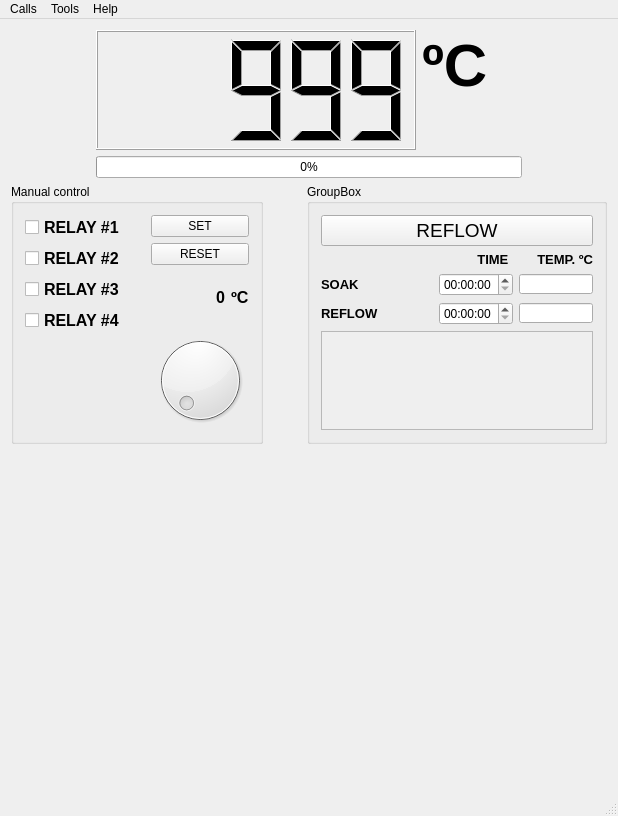
<?xml version="1.0" encoding="UTF-8"?>
<ui version="4.0">
 <class>MainWindow</class>
 <widget class="QMainWindow" name="MainWindow">
  <property name="geometry">
   <rect>
    <x>0</x>
    <y>0</y>
    <width>618</width>
    <height>816</height>
   </rect>
  </property>
  <property name="windowTitle">
   <string>Reflow Terminal</string>
  </property>
  <widget class="QWidget" name="centralWidget">
   <layout class="QVBoxLayout" name="verticalLayout_12">
    <item>
     <layout class="QHBoxLayout" name="horizontalLayout_7">
      <item>
       <spacer name="horizontalSpacer_5">
        <property name="orientation">
         <enum>Qt::Horizontal</enum>
        </property>
        <property name="sizeHint" stdset="0">
         <size>
          <width>40</width>
          <height>20</height>
         </size>
        </property>
       </spacer>
      </item>
      <item>
       <layout class="QVBoxLayout" name="verticalLayout_2">
        <item>
         <layout class="QHBoxLayout" name="horizontalLayout">
          <item>
           <widget class="QLCDNumber" name="lcdNumber">
            <property name="minimumSize">
             <size>
              <width>320</width>
              <height>120</height>
             </size>
            </property>
            <property name="font">
             <font>
              <pointsize>12</pointsize>
             </font>
            </property>
            <property name="intValue" stdset="0">
             <number>999</number>
            </property>
           </widget>
          </item>
          <item>
           <layout class="QVBoxLayout" name="verticalLayout">
            <item>
             <widget class="QLabel" name="label">
              <property name="minimumSize">
               <size>
                <width>100</width>
                <height>70</height>
               </size>
              </property>
              <property name="font">
               <font>
                <pointsize>45</pointsize>
                <weight>75</weight>
                <italic>false</italic>
                <bold>true</bold>
                <underline>false</underline>
                <strikeout>false</strikeout>
               </font>
              </property>
              <property name="cursor">
               <cursorShape>WhatsThisCursor</cursorShape>
              </property>
              <property name="toolTip">
               <string>Celsius</string>
              </property>
              <property name="text">
               <string>ºC</string>
              </property>
             </widget>
            </item>
            <item>
             <spacer name="verticalSpacer">
              <property name="orientation">
               <enum>Qt::Vertical</enum>
              </property>
              <property name="sizeHint" stdset="0">
               <size>
                <width>20</width>
                <height>40</height>
               </size>
              </property>
             </spacer>
            </item>
           </layout>
          </item>
         </layout>
        </item>
        <item>
         <widget class="QProgressBar" name="progressBar">
          <property name="value">
           <number>0</number>
          </property>
         </widget>
        </item>
       </layout>
      </item>
      <item>
       <spacer name="horizontalSpacer_6">
        <property name="orientation">
         <enum>Qt::Horizontal</enum>
        </property>
        <property name="sizeHint" stdset="0">
         <size>
          <width>40</width>
          <height>20</height>
         </size>
        </property>
       </spacer>
      </item>
     </layout>
    </item>
    <item>
     <spacer name="verticalSpacer_3">
      <property name="orientation">
       <enum>Qt::Vertical</enum>
      </property>
      <property name="sizeHint" stdset="0">
       <size>
        <width>20</width>
        <height>40</height>
       </size>
      </property>
     </spacer>
    </item>
    <item>
     <layout class="QHBoxLayout" name="horizontalLayout_8">
      <item>
       <widget class="QGroupBox" name="groupBox">
        <property name="enabled">
         <bool>true</bool>
        </property>
        <property name="minimumSize">
         <size>
          <width>150</width>
          <height>230</height>
         </size>
        </property>
        <property name="title">
         <string>Manual control</string>
        </property>
        <layout class="QVBoxLayout" name="verticalLayout_8">
         <item>
          <layout class="QHBoxLayout" name="horizontalLayout_4">
           <item>
            <layout class="QVBoxLayout" name="verticalLayout_4">
             <item>
              <layout class="QVBoxLayout" name="verticalLayout_3">
               <item>
                <widget class="QCheckBox" name="checkBox_relay1">
                 <property name="minimumSize">
                  <size>
                   <width>120</width>
                   <height>20</height>
                  </size>
                 </property>
                 <property name="font">
                  <font>
                   <pointsize>12</pointsize>
                   <weight>75</weight>
                   <bold>true</bold>
                  </font>
                 </property>
                 <property name="text">
                  <string>RELAY #1</string>
                 </property>
                </widget>
               </item>
               <item>
                <widget class="QCheckBox" name="checkBox_relay2">
                 <property name="minimumSize">
                  <size>
                   <width>120</width>
                   <height>20</height>
                  </size>
                 </property>
                 <property name="font">
                  <font>
                   <pointsize>12</pointsize>
                   <weight>75</weight>
                   <bold>true</bold>
                  </font>
                 </property>
                 <property name="text">
                  <string>RELAY #2</string>
                 </property>
                </widget>
               </item>
               <item>
                <widget class="QCheckBox" name="checkBox_relay3">
                 <property name="minimumSize">
                  <size>
                   <width>120</width>
                   <height>20</height>
                  </size>
                 </property>
                 <property name="font">
                  <font>
                   <pointsize>12</pointsize>
                   <weight>75</weight>
                   <bold>true</bold>
                  </font>
                 </property>
                 <property name="text">
                  <string>RELAY #3</string>
                 </property>
                </widget>
               </item>
               <item>
                <widget class="QCheckBox" name="checkBox_relay4">
                 <property name="minimumSize">
                  <size>
                   <width>120</width>
                   <height>20</height>
                  </size>
                 </property>
                 <property name="font">
                  <font>
                   <pointsize>12</pointsize>
                   <weight>75</weight>
                   <bold>true</bold>
                  </font>
                 </property>
                 <property name="text">
                  <string>RELAY #4</string>
                 </property>
                </widget>
               </item>
              </layout>
             </item>
             <item>
              <widget class="QLabel" name="label_2">
               <property name="text">
                <string/>
               </property>
               <property name="pixmap">
                <pixmap resource="terminal.qrc">:/images/relay-symbol.png</pixmap>
               </property>
              </widget>
             </item>
            </layout>
           </item>
           <item>
            <layout class="QVBoxLayout" name="verticalLayout_7">
             <item>
              <layout class="QVBoxLayout" name="verticalLayout_6">
               <item>
                <widget class="QPushButton" name="pushButton_manualSet">
                 <property name="text">
                  <string>SET</string>
                 </property>
                </widget>
               </item>
               <item>
                <widget class="QPushButton" name="pushButton_manualReset">
                 <property name="text">
                  <string>RESET</string>
                 </property>
                </widget>
               </item>
              </layout>
             </item>
             <item>
              <layout class="QVBoxLayout" name="verticalLayout_5">
               <item>
                <layout class="QHBoxLayout" name="horizontalLayout_3">
                 <item>
                  <spacer name="horizontalSpacer">
                   <property name="orientation">
                    <enum>Qt::Horizontal</enum>
                   </property>
                   <property name="sizeHint" stdset="0">
                    <size>
                     <width>40</width>
                     <height>20</height>
                    </size>
                   </property>
                  </spacer>
                 </item>
                 <item>
                  <layout class="QHBoxLayout" name="horizontalLayout_2">
                   <item>
                    <widget class="QLabel" name="label_targetTemp">
                     <property name="font">
                      <font>
                       <pointsize>12</pointsize>
                       <weight>75</weight>
                       <bold>true</bold>
                      </font>
                     </property>
                     <property name="text">
                      <string>0</string>
                     </property>
                     <property name="alignment">
                      <set>Qt::AlignRight|Qt::AlignTrailing|Qt::AlignVCenter</set>
                     </property>
                    </widget>
                   </item>
                   <item>
                    <widget class="QLabel" name="label_targetTemp_2">
                     <property name="font">
                      <font>
                       <pointsize>12</pointsize>
                       <weight>75</weight>
                       <bold>true</bold>
                      </font>
                     </property>
                     <property name="text">
                      <string>ºC</string>
                     </property>
                    </widget>
                   </item>
                  </layout>
                 </item>
                </layout>
               </item>
               <item>
                <widget class="QDial" name="dial_setManualTemp">
                 <property name="maximum">
                  <number>300</number>
                 </property>
                </widget>
               </item>
              </layout>
             </item>
            </layout>
           </item>
          </layout>
         </item>
        </layout>
       </widget>
      </item>
      <item>
       <spacer name="horizontalSpacer_4">
        <property name="orientation">
         <enum>Qt::Horizontal</enum>
        </property>
        <property name="sizeHint" stdset="0">
         <size>
          <width>40</width>
          <height>20</height>
         </size>
        </property>
       </spacer>
      </item>
      <item>
       <widget class="QGroupBox" name="groupBox_2">
        <property name="minimumSize">
         <size>
          <width>300</width>
          <height>241</height>
         </size>
        </property>
        <property name="title">
         <string>GroupBox</string>
        </property>
        <layout class="QVBoxLayout" name="verticalLayout_10">
         <item>
          <layout class="QVBoxLayout" name="verticalLayout_9">
           <item>
            <widget class="QPushButton" name="pushButton">
             <property name="font">
              <font>
               <pointsize>14</pointsize>
              </font>
             </property>
             <property name="text">
              <string>REFLOW</string>
             </property>
             <property name="flat">
              <bool>false</bool>
             </property>
            </widget>
           </item>
           <item>
            <widget class="QLabel" name="label_5">
             <property name="font">
              <font>
               <pointsize>10</pointsize>
               <weight>75</weight>
               <bold>true</bold>
              </font>
             </property>
             <property name="text">
              <string>TIME        TEMP. ºC</string>
             </property>
             <property name="alignment">
              <set>Qt::AlignRight|Qt::AlignTrailing|Qt::AlignVCenter</set>
             </property>
            </widget>
           </item>
           <item>
            <layout class="QHBoxLayout" name="horizontalLayout_5">
             <item>
              <widget class="QLabel" name="label_3">
               <property name="font">
                <font>
                 <pointsize>10</pointsize>
                 <weight>75</weight>
                 <bold>true</bold>
                </font>
               </property>
               <property name="text">
                <string>SOAK</string>
               </property>
              </widget>
             </item>
             <item>
              <spacer name="horizontalSpacer_2">
               <property name="orientation">
                <enum>Qt::Horizontal</enum>
               </property>
               <property name="sizeHint" stdset="0">
                <size>
                 <width>40</width>
                 <height>20</height>
                </size>
               </property>
              </spacer>
             </item>
             <item>
              <widget class="QTimeEdit" name="timeEdit_soak"/>
             </item>
             <item>
              <widget class="QLineEdit" name="lineEdit_soakTemp">
               <property name="sizePolicy">
                <sizepolicy hsizetype="Fixed" vsizetype="Fixed">
                 <horstretch>0</horstretch>
                 <verstretch>0</verstretch>
                </sizepolicy>
               </property>
               <property name="maximumSize">
                <size>
                 <width>74</width>
                 <height>20</height>
                </size>
               </property>
              </widget>
             </item>
            </layout>
           </item>
           <item>
            <layout class="QHBoxLayout" name="horizontalLayout_6">
             <item>
              <widget class="QLabel" name="label_4">
               <property name="font">
                <font>
                 <pointsize>10</pointsize>
                 <weight>75</weight>
                 <bold>true</bold>
                </font>
               </property>
               <property name="text">
                <string>REFLOW</string>
               </property>
              </widget>
             </item>
             <item>
              <spacer name="horizontalSpacer_3">
               <property name="orientation">
                <enum>Qt::Horizontal</enum>
               </property>
               <property name="sizeHint" stdset="0">
                <size>
                 <width>40</width>
                 <height>20</height>
                </size>
               </property>
              </spacer>
             </item>
             <item>
              <widget class="QTimeEdit" name="timeEdit_reflow"/>
             </item>
             <item>
              <widget class="QLineEdit" name="lineEdit_reflowTemp">
               <property name="sizePolicy">
                <sizepolicy hsizetype="Fixed" vsizetype="Fixed">
                 <horstretch>0</horstretch>
                 <verstretch>0</verstretch>
                </sizepolicy>
               </property>
               <property name="maximumSize">
                <size>
                 <width>74</width>
                 <height>20</height>
                </size>
               </property>
              </widget>
             </item>
            </layout>
           </item>
           <item>
            <widget class="QPlainTextEdit" name="plainTextSerialLog">
             <property name="enabled">
              <bool>false</bool>
             </property>
            </widget>
           </item>
          </layout>
         </item>
        </layout>
       </widget>
      </item>
     </layout>
    </item>
    <item>
     <layout class="QVBoxLayout" name="verticalLayout_11">
      <item>
       <layout class="QHBoxLayout" name="horizontalLayout_9">
        <item>
         <spacer name="horizontalSpacer_7">
          <property name="orientation">
           <enum>Qt::Horizontal</enum>
          </property>
          <property name="sizeHint" stdset="0">
           <size>
            <width>40</width>
            <height>20</height>
           </size>
          </property>
         </spacer>
        </item>
        <item>
         <widget class="QWidget" name="diagramPictures" native="true">
          <layout class="QGridLayout" name="gridLayoutDiagramPictures">
           <item row="0" column="0">
            <widget class="QLabel" name="label_diagram1">
             <property name="enabled">
              <bool>true</bool>
             </property>
             <property name="minimumSize">
              <size>
               <width>560</width>
               <height>311</height>
              </size>
             </property>
             <property name="cursor">
              <cursorShape>PointingHandCursor</cursorShape>
             </property>
             <property name="mouseTracking">
              <bool>true</bool>
             </property>
             <property name="text">
              <string/>
             </property>
             <property name="pixmap">
              <pixmap resource="terminal.qrc">:/images/diagram.png</pixmap>
             </property>
             <property name="scaledContents">
              <bool>true</bool>
             </property>
             <property name="alignment">
              <set>Qt::AlignJustify|Qt::AlignTop</set>
             </property>
            </widget>
           </item>
          </layout>
         </widget>
        </item>
        <item>
         <spacer name="horizontalSpacer_8">
          <property name="orientation">
           <enum>Qt::Horizontal</enum>
          </property>
          <property name="sizeHint" stdset="0">
           <size>
            <width>40</width>
            <height>20</height>
           </size>
          </property>
         </spacer>
        </item>
       </layout>
      </item>
      <item>
       <spacer name="verticalSpacer_2">
        <property name="orientation">
         <enum>Qt::Vertical</enum>
        </property>
        <property name="sizeHint" stdset="0">
         <size>
          <width>20</width>
          <height>40</height>
         </size>
        </property>
       </spacer>
      </item>
     </layout>
    </item>
   </layout>
  </widget>
  <widget class="QMenuBar" name="menuBar">
   <property name="geometry">
    <rect>
     <x>0</x>
     <y>0</y>
     <width>618</width>
     <height>21</height>
    </rect>
   </property>
   <widget class="QMenu" name="menuCalls">
    <property name="title">
     <string>Calls</string>
    </property>
    <addaction name="actionConnect"/>
    <addaction name="actionDisconnect"/>
    <addaction name="separator"/>
    <addaction name="actionQuit"/>
   </widget>
   <widget class="QMenu" name="menuTools">
    <property name="title">
     <string>Tools</string>
    </property>
    <addaction name="actionConfigure"/>
    <addaction name="actionClear"/>
   </widget>
   <widget class="QMenu" name="menuHelp">
    <property name="title">
     <string>Help</string>
    </property>
    <addaction name="actionAbout"/>
    <addaction name="actionAboutQt"/>
   </widget>
   <addaction name="menuCalls"/>
   <addaction name="menuTools"/>
   <addaction name="menuHelp"/>
  </widget>
  <widget class="QStatusBar" name="statusBar"/>
  <action name="actionAbout">
   <property name="text">
    <string>&amp;About</string>
   </property>
   <property name="toolTip">
    <string>About program</string>
   </property>
   <property name="shortcut">
    <string>Alt+A</string>
   </property>
  </action>
  <action name="actionAboutQt">
   <property name="text">
    <string>About Qt</string>
   </property>
  </action>
  <action name="actionConnect">
   <property name="icon">
    <iconset resource="terminal.qrc">
     <normaloff>:/images/connect.png</normaloff>:/images/connect.png</iconset>
   </property>
   <property name="text">
    <string>C&amp;onnect</string>
   </property>
   <property name="toolTip">
    <string>Connect to serial port</string>
   </property>
   <property name="shortcut">
    <string>Ctrl+O</string>
   </property>
  </action>
  <action name="actionDisconnect">
   <property name="icon">
    <iconset resource="terminal.qrc">
     <normaloff>:/images/disconnect.png</normaloff>:/images/disconnect.png</iconset>
   </property>
   <property name="text">
    <string>&amp;Disconnect</string>
   </property>
   <property name="toolTip">
    <string>Disconnect from serial port</string>
   </property>
   <property name="shortcut">
    <string>Ctrl+D</string>
   </property>
  </action>
  <action name="actionConfigure">
   <property name="icon">
    <iconset resource="terminal.qrc">
     <normaloff>:/images/settings.png</normaloff>:/images/settings.png</iconset>
   </property>
   <property name="text">
    <string>&amp;Configure</string>
   </property>
   <property name="toolTip">
    <string>Configure serial port</string>
   </property>
   <property name="shortcut">
    <string>Alt+C</string>
   </property>
  </action>
  <action name="actionClear">
   <property name="icon">
    <iconset resource="terminal.qrc">
     <normaloff>:/images/clear.png</normaloff>:/images/clear.png</iconset>
   </property>
   <property name="text">
    <string>C&amp;lear</string>
   </property>
   <property name="toolTip">
    <string>Clear data</string>
   </property>
   <property name="shortcut">
    <string>Alt+L</string>
   </property>
  </action>
  <action name="actionQuit">
   <property name="icon">
    <iconset resource="terminal.qrc">
     <normaloff>:/images/application-exit.png</normaloff>:/images/application-exit.png</iconset>
   </property>
   <property name="text">
    <string>&amp;Quit</string>
   </property>
   <property name="shortcut">
    <string>Ctrl+Q</string>
   </property>
  </action>
 </widget>
 <layoutdefault spacing="6" margin="11"/>
 <resources>
  <include location="terminal.qrc"/>
 </resources>
 <connections>
  <connection>
   <sender>dial_setManualTemp</sender>
   <signal>valueChanged(int)</signal>
   <receiver>label_targetTemp</receiver>
   <slot>setNum(int)</slot>
   <hints>
    <hint type="sourcelabel">
     <x>226</x>
     <y>383</y>
    </hint>
    <hint type="destinationlabel">
     <x>220</x>
     <y>315</y>
    </hint>
   </hints>
  </connection>
  <connection>
   <sender>checkBox_relay1</sender>
   <signal>stateChanged(int)</signal>
   <receiver>checkBox_relay1</receiver>
   <slot>toggle()</slot>
   <hints>
    <hint type="sourcelabel">
     <x>74</x>
     <y>244</y>
    </hint>
    <hint type="destinationlabel">
     <x>72</x>
     <y>244</y>
    </hint>
   </hints>
  </connection>
 </connections>
</ui>
